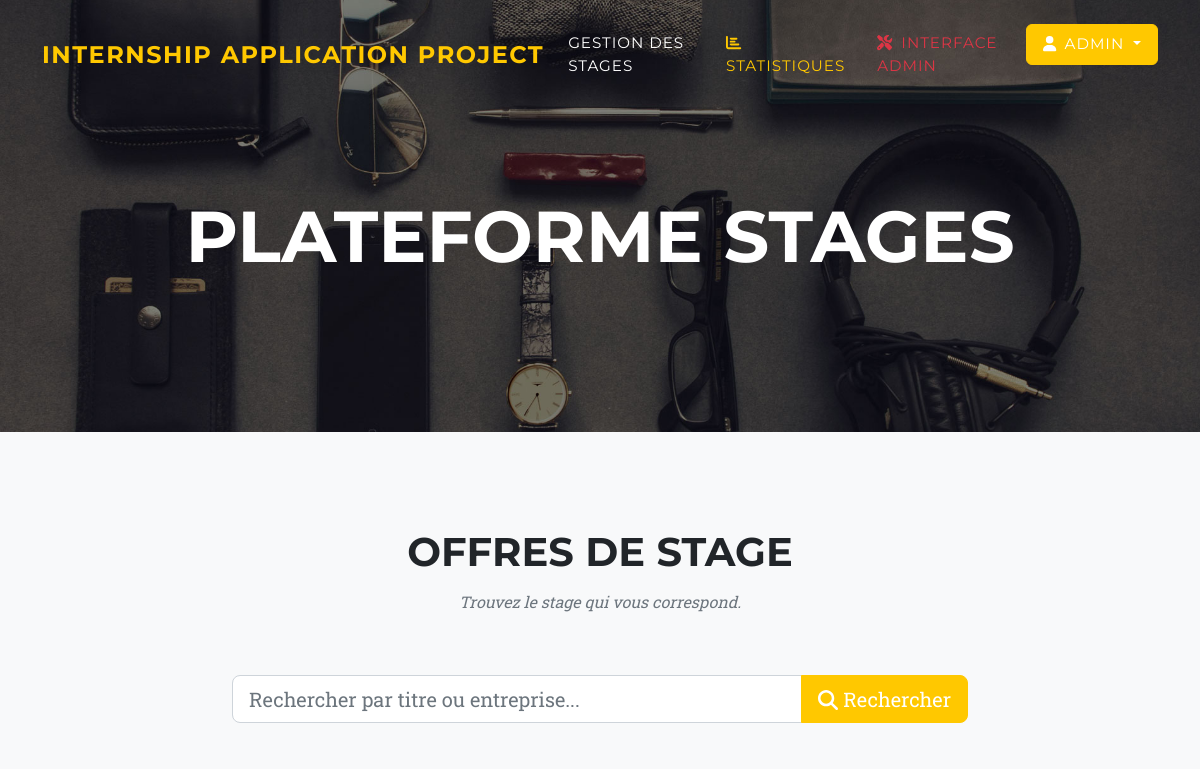
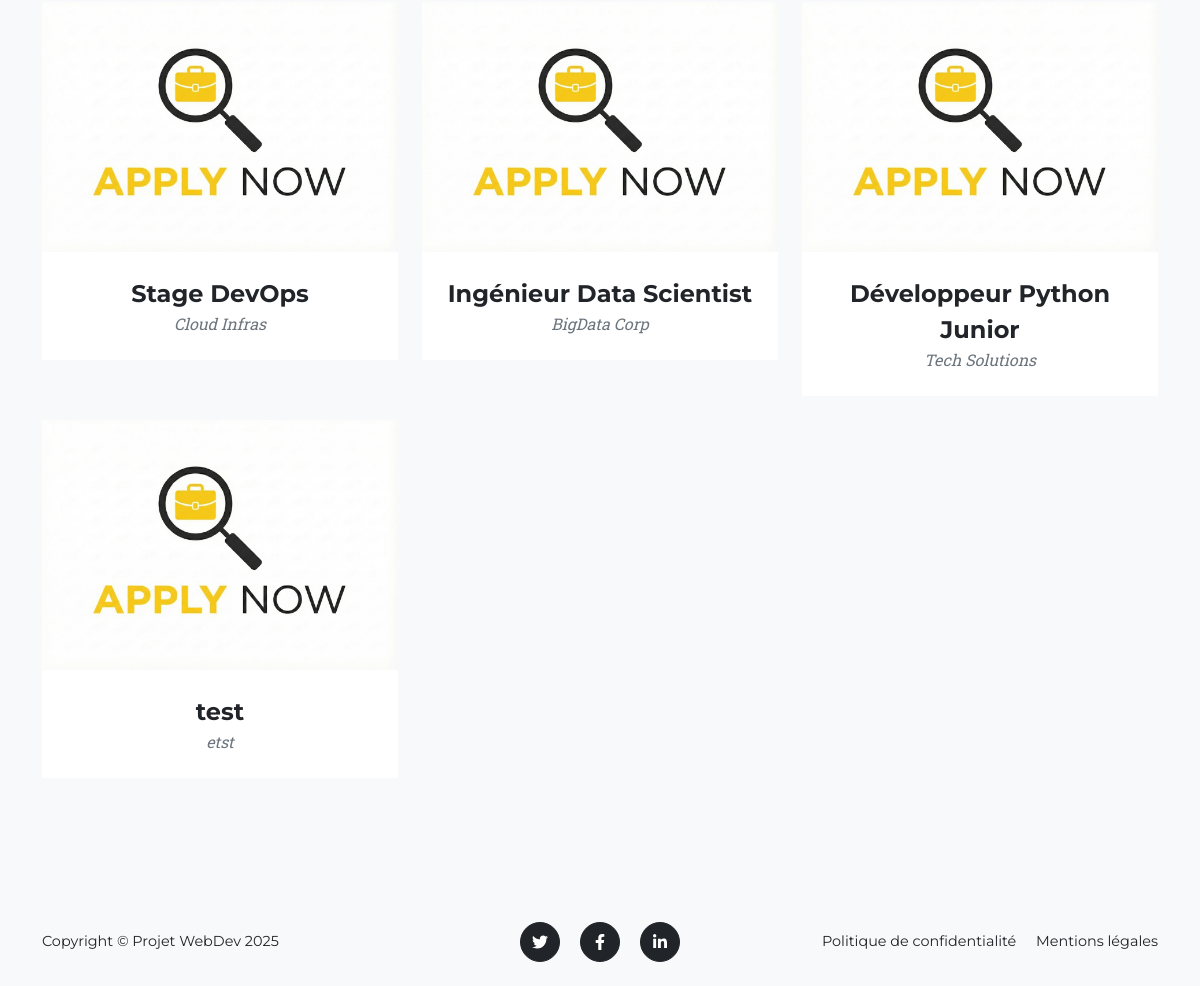
/offres/ (signed in), run on an earlier commit of the app's database (2 pictures, top to bottom).
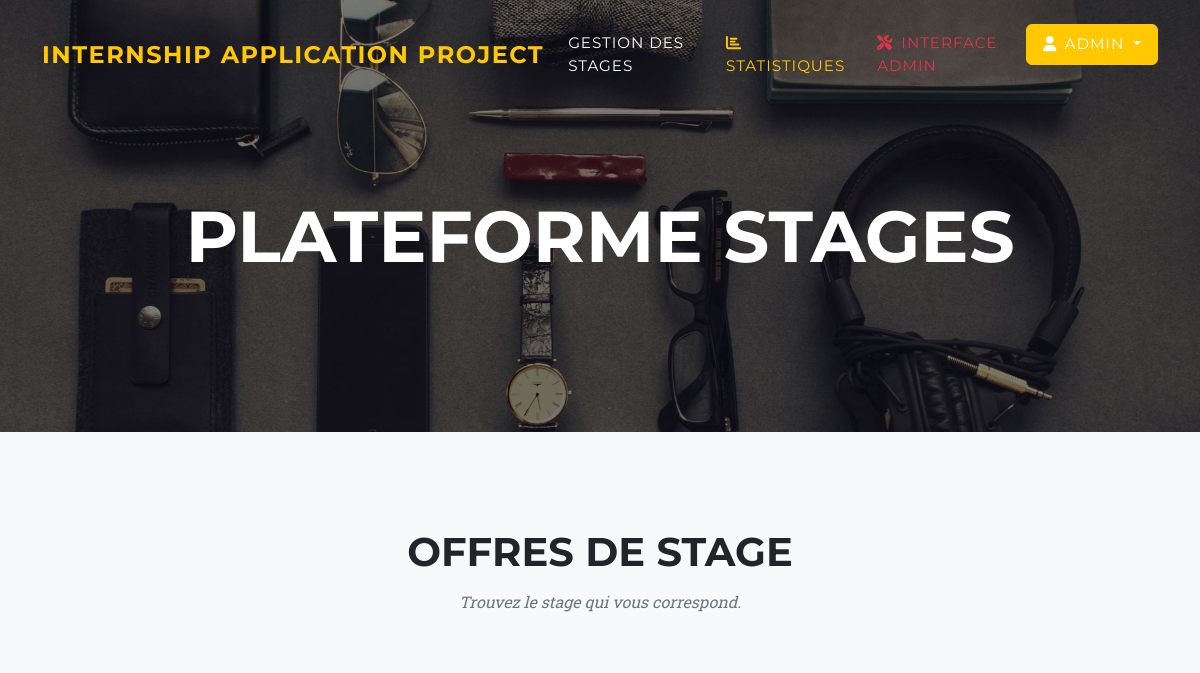
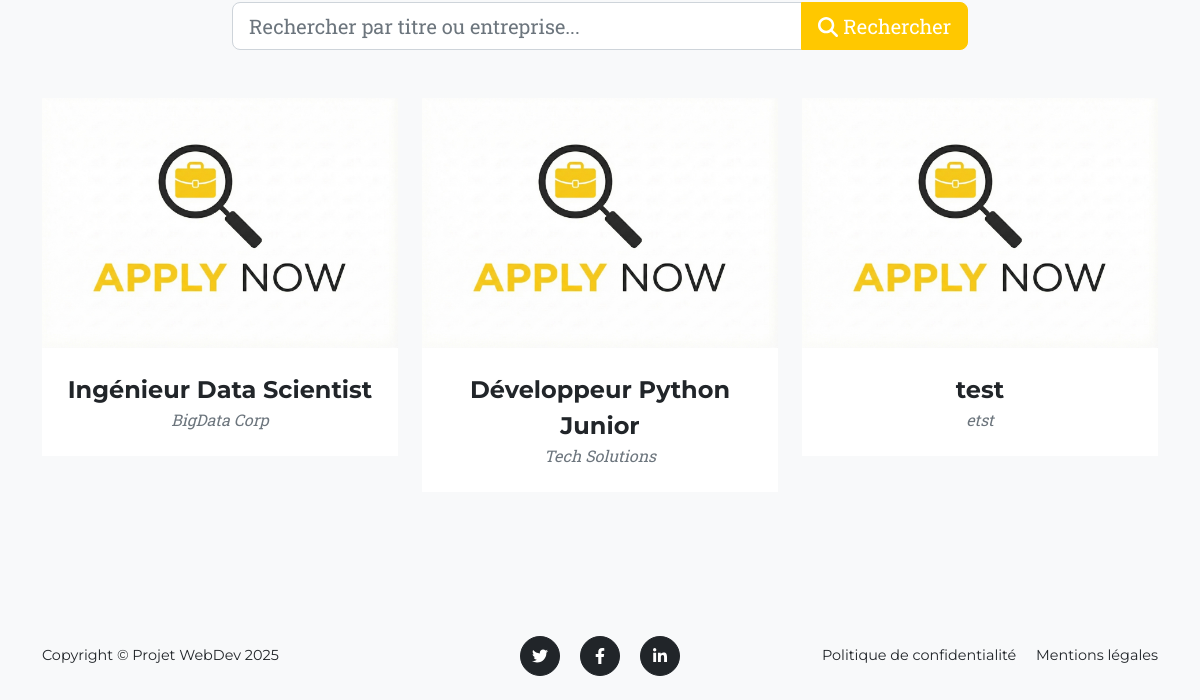
And on a later commit of the database (2 pictures, top to bottom).
### internship_projet/models.py (models this page shows, shortened)
class Offre(models.Model):
    ETAT_CHOICES = [
        ('En attente', 'En attente validation'),
        ('Validée', 'Validée'),
        ('Refusée', 'Refusée'),
        ('Clôturée', 'Clôturée'),
    ]
    IDOffre = models.AutoField(primary_key=True)
    Organisme = models.CharField(max_length=100, verbose_name="Nom de l'organisme")
    NomContact = models.CharField(max_length=100, verbose_name="Nom et prénom du contact")
    EmailContact = models.EmailField(verbose_name="Email du contact")
    Titre = models.CharField(max_length=100, verbose_name="Titre du stage")
    Detail = models.TextField(verbose_name="Détail du stage")
    DateDepot = models.DateTimeField(default=timezone.now, verbose_name="Date de dépôt")
    Etat = models.CharField(max_length=30, choices=ETAT_CHOICES, default='En attente')
    NbCandidats = models.IntegerField(default=0, verbose_name="Nombre de candidats actuels")

### internship_projet/views.py (the view)
# urls.py: path('', views.liste_offres, name='liste_offres'),
@login_required
def liste_offres(request):
    lesOffres = Offre.objects.filter(Etat='Validée').order_by('-DateDepot')
    search_query = request.GET.get('q')
    if search_query:
        lesOffres = lesOffres.filter(
            Q(Titre__icontains=search_query) |
            Q(Organisme__icontains=search_query)
        )
    return render(request, 'internship_projet/liste_offres.html', {
        'offres': lesOffres,
        'search_query': search_query
    })

### internship_projet/templates/internship_projet/liste_offres.html (shortened to what this page needs)
{% extends 'internship_projet/base.html' %}
{% load static %}
{% block content %}
<section class="page-section bg-light" id="portfolio">
    <div class="container">
        <div class="text-center">
            <h2 class="section-heading text-uppercase">Offres de Stage</h2>
            <h3 class="section-subheading text-muted">Trouvez le stage qui vous correspond.</h3>
        </div>
        <div class="row justify-content-center mb-5">
            <div class="col-lg-8">
                <form method="GET" action="{% url 'liste_offres' %}">
                    <div class="input-group input-group-lg">
                        <input type="text" name="q" class="form-control"
                               placeholder="Rechercher par titre ou entreprise..."
                               value="{{ search_query|default_if_none:'' }}">
                        <button class="btn btn-primary" type="submit" id="button-search">
                            <i class="fas fa-search"></i> Rechercher
                        </button>
                    </div>
                </form>
            </div>
        </div>
        <div class="row">
            {% for offre in offres %}
                <div class="col-lg-4 col-sm-6 mb-4">
                    <div class="portfolio-item">
                        <a class="portfolio-link" href="{% url 'detail_offre' offre.IDOffre %}">
                            <img class="img-fluid" src="{% static 'internship_projet/assets/img/portfolio/7.jpg' %}" alt="..." />
                        </a>
                        <div class="portfolio-caption">
                            <div class="portfolio-caption-heading">{{ offre.Titre }}</div>
                            <div class="portfolio-caption-subheading text-muted">{{ offre.Organisme }}</div>
                        </div>
                    </div>
                </div>
            {% empty %}
                <div class="col-12 text-center">
                    <div class="alert alert-warning">
                        Aucune offre ne correspond à votre recherche.
                    </div>
                </div>
            {% endfor %}
        </div>
    </div>
</section>
{% endblock %}

What changed in the data, as far as the page shows it:
no longer on this page (row edited): Offre: Titre "Stage DevOps", Organisme "Cloud Infras"
